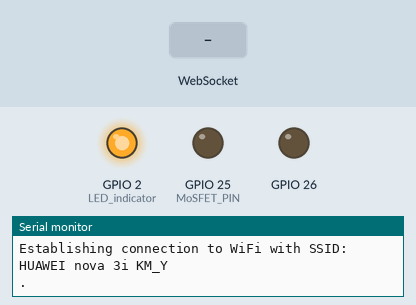
Simulated run of this sketch. Board: ESP32. On the bench: output pins drawn as LEDs (lit = HIGH), the last lines printed to the serial monitor. Inputs (shaded band) come from the test bench. WiFi joins after 1.5 s; servers stay silent unless stated.

Above: at 1.1 s.
At 3.2 s:
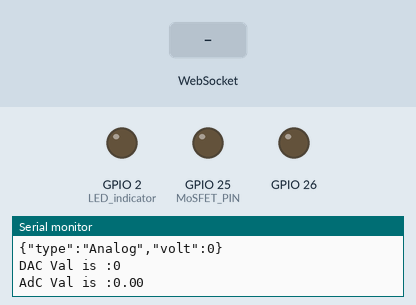
3.3 s: WebSocket text "1" received
Timing chart, 0 to 6.3 s (numbered marks = the images above; inputs shaded):
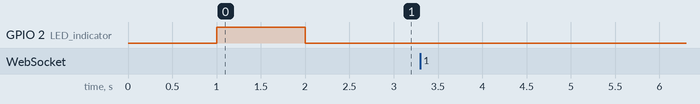

The sketch:

ctrl_sftW_MoS.ino
```cpp
#include <WiFi.h>

#include <Server.h>
#include <WiFiClient.h>
#include <WebServer.h>
#include "WebSocketsServer.h"

#include "driver/dac.h"
#include <ArduinoJson.h>

#include "prog_config.h"


///////////////////////////////////////////////////////////////////////////////////////////////////////////////////////////////////////////////////////////////////////

WebServer server(80);                                 // the server uses port 80 (standard port for websites)
WebSocketsServer webSocket(81);                       // the webSocket uses port 81 (standard port for updates)

///////////////////////////////////////////////////////////////////////////////////////////////////////////////////////////////////////////////////////////////////////

String webpage = "<!DOCTYPE html><html lang=\"en\"><head><title>MoS Volt Ctrl</title></head><style>h1{ text-align:center; } p { text-align:center; } #p1 { color: #ff8400;text-align: center;      font-weight: bold;      font-style: oblique;    }    #BTN_SEND_BACK {      border: 50%%;      border-radius: 15px;      background-color: #85bef7;      color: rgb(0, 0, 0);      padding: 15px 32px;      text-align: center;      text-decoration: none;      font-weight: bolder;      display: inline-block;      font-size: 16px;      margin: 4px 2px;      cursor: pointer;    }    .slider {      -webkit-appearance: none;      width: 70%%;      height: 15px;      border-radius: 25px;      background: #8ee3fd;      outline: none;      opacity: 0.7;      -webkit-transition: 0.2s;      transition: opacity 0.2s;      margin: 240px;    }    .slider::-webkit-slider-thumb {      -webkit-appearance: none;      appearance: none;      width: 15px;      height: 25px;      border-radius: 15%%;      background: #ff8400;      cursor: pointer;    }    .slider::-moz-range-thumb {      width: 25px;      height: 25px;      border-radius: 50%;      background: #046daa;      cursor: pointer;    }  </style>  <body style=\"background-color: #150e0e\">    <span style=\"color: #85bef7\">      <h1>MOSFET Voltage Control (ESP-32)</h1>  <p>The current voltage is : <span id=\"volt1\">-</span></p> <div class=\"slidecontainer\">  <input  type=\"range\"  min=\"0\" max=\"255\"   value=\"0\" class=\"slider\" id=\"voltage_Range\" /> <p id=\"p1\">The slider voltage is : <span id=\"volt2\">-</span></p> <p id=\"p2\"><button type=\"button\" id=\"BTN_SEND_BACK\">send</button></p> </div> </span>  </body>  <script>    var Socket;    document      .getElementById(\"BTN_SEND_BACK\")      .addEventListener(\"click\", button_send_back);    var slider = document.getElementById(\"voltage_Range\");    var output = document.getElementById(\"volt2\");    var isShow = true;    output.innerHTML = slider.value;    update = () => {      output.innerHTML = (slider.value / 255) * 3.3;      console.log(slider.value);    };    slider.addEventListener(\"input\", update);    function init() {      Socket = new WebSocket(\"ws://\" + window.location.hostname + \":81/\");      Socket.onmessage = function (event) {        processCommand(event);      };    }    function button_send_back() {      var msg = {        type: \"Digi\",        value: slider.value,      };      Socket.send(JSON.stringify(msg));    }    function processCommand(event) {      var obj = JSON.parse(event.data);      document.getElementById(\"volt1\").innerHTML = obj.volt;      console.log(ob.type, \" , \", obj.volt);    }    window.onload = function (event) {      init();    };  </script></html>";
unsigned long hardware_ADC_Millies = 0;
unsigned long Web_event_init_Millies = 0;

float ADC_val;


///////////////////////////////////////////////////////////////////////////////////////////////////////////////////////////////////////////////////////////////////////

void setup() {
  // put your setup code here, to run once:

  /////////////////////////////////////////////////////////////////////////////////

  pinMode(MoSFET_PIN, OUTPUT);
  pinMode(analog_OUT_FEEDBACK, INPUT);   //set the GPIO-26 as output
  analogSetWidth(4095);
  Serial.begin(115200);

  WiFi.begin(ssid, password);
  Serial.println("Establishing connection to WiFi with SSID: " + String(ssid));

  com_check();

  server.on("/", []()
    {
      server.send(200, "text/html", webpage);
    }
  );

  server.begin();
  webSocket.begin();
  webSocket.onEvent(webSocketEvent);

  /////////////////////////////////////////////////////////////////////////////////


}

void loop() {
  // put your main code here, to run repeatedly:

  server.handleClient();                              // Needed for the webserver to handle all clients
  webSocket.loop();

  unsigned long now = millis();

  /////////////////////////////////////////////////////////////////////////////////////

  if ((unsigned long)(now - hardware_ADC_Millies) > ADC_interval){
    ADC_val = ADC_read_Val();
    hardware_ADC_Millies = now;
  }

  /////////////////////////////////////////////////////////////////////////////////////

  /////////////////////////////////////////////////////////////////////////////////////

  if ((unsigned long)(now - Web_event_init_Millies) > WEB_interval){

    Send_info_Json(ADC_val);

    Serial.print("DAC Val is :");
    Serial.println(DAC_vaue);
    Serial.print("AdC Val is :");
    Serial.println(mosfet_voltage);


    Web_event_init_Millies = now;
  }

  /////////////////////////////////////////////////////////////////////////////////////

}

void Send_info_Json(float ADC_val){

  String jsonString = "";
  StaticJsonDocument<200> doc;                      // create a JSON container
  JsonObject object = doc.to<JsonObject>();

  object["type"] = "Analog";
  object["volt"] = mosfet_voltage;
  serializeJson(doc, jsonString);                   // convert JSON object to string
  Serial.println(jsonString);                       // print JSON string to console for debug purposes (you can comment this out)
  webSocket.broadcastTXT(jsonString);
}
```

prog_config.cpp
```cpp
#include "esp32-hal-adc.h"
#include "esp32-hal.h"
//config file
#include "esp32-hal-gpio.h"
#include "Server.h"
#include <WiFi.h>
#include "WebSocketsServer.h"
#include <ArduinoJson.h>

#define MoSFET_PIN 25            //DAC0
#define analog_OUT_FEEDBACK 32    //ADC 0
#define LED_indicator 2           // Wifi connection status LED (on board)

#define ADC_interval 1000            //for millies 1sec <-::-> It can also used for std-interval between data collection
#define WEB_interval 2000

uint8_t DAC_vaue;

float mosfet_voltage;

volatile int myADC;


static const String ssid = "HUAWEI nova 3i KM_Y";
static const String password = "1@#_s-27R93";


//////////////////////////////////////////////////////////////////////////////////////////////////////////////////////////////////////////////////////

void com_check(void){
  pinMode(LED_indicator, OUTPUT);
  while (WiFi.status() != WL_CONNECTED) {
    delay(1000);
    Serial.print(".");
    bool led_indicaror_state = digitalRead(LED_indicator);
    digitalWrite(LED_indicator,(1^led_indicaror_state));

  }

  Serial.print("Connected to network with IP address: ");
  Serial.println(WiFi.localIP());
}

//////////////////////////////////////////////////////////////////////////////////////////////////////////////////////////////////////////////////////

float ADC_read_Val(void){
  volatile uint16_t feedback_val;
  volatile uint16_t constrain_feedback_val = (feedback_val/4095)*3.3; //75% of 4095 (12bit adc)<-::-> 75% of 3.3 aprox => 2.5

  return ((feedback_val/4095)*3.3);

}

//////////////////////////////////////////////////////////////////////////////////////////////////////////////////////////////////////////////////////

void webSocketEvent(byte num, WStype_t type, uint8_t * payload, size_t length){

  ///////////////////////////////////////////////////////////////////////////////////////////////////////////////////////////////

  switch (type) {                                     // switch on the type of information sent
    case WStype_DISCONNECTED:                         // if a client is disconnected, then type == WStype_DISCONNECTED
      Serial.println("Client " + String(num) + " disconnected");
      break;

    case WStype_CONNECTED:                            // if a client is connected, then type == WStype_CONNECTED
      Serial.println("Client " + String(num) + " connected");
      // optionally you can add code here what to do when connected
      break;

    ////////////////////////////////////////////////////////////////////////////////////////////////////////////////////////////////

    case WStype_TEXT:                                 // if a client has sent data, then type == WStype_TEXT
      // try to decipher the JSON string received
      StaticJsonDocument<200> doc;                    // create a JSON container
      DeserializationError error = deserializeJson(doc, payload);

      if (error) {
        Serial.print(F("deserializeJson() failed: "));
        Serial.println(error.f_str());
        return;
      }

      ////////////////////////////////////////////////////////////////////////////////////////////////////////////////////////////////

      else {
        // JSON string was received correctly, so information can be retrieved:
        const char* in_type = doc["type"];
        DAC_vaue = doc["value"];
        dacWrite(26,DAC_vaue);
        dacWrite(26,DAC_vaue);
        myADC = analogRead(32);
        dacWrite(26,DAC_vaue);
        mosfet_voltage = (myADC*(3.3/4045));
        //Serial.println((analogRead(32))*(3.3/4095));
        delay(3000);

      }

      ////////////////////////////////////////////////////////////////////////////////////////////////////////////////////////////////

      Serial.println("");
      break;
  }

  ////////////////////////////////////////////////////////////////////////////////////////////////////////////////////////////////

}
```

prog_config.h
```cpp
//config file
#include "esp32-hal-gpio.h"
#include "Server.h"
#include <WiFi.h>
#include "WebSocketsServer.h"
#include <ArduinoJson.h>

#define MoSFET_PIN 25           //DAC0
#define analog_OUT_FEEDBACK 32    //ADC 0
#define LED_indicator 2           // Wifi connection status LED (on board)

#define ADC_interval 1000            //for millies 1sec <-::-> It can also used for std-interval between data collection
#define WEB_interval 2000

extern uint8_t DAC_vaue;

extern float mosfet_voltage;


static const String ssid = "HUAWEI nova 3i KM_Y";
static const String password = "1@#_s-27R93";


//////////////////////////////////////////////////////////////////////////////////////////////////////////////////////////////////////////////////////

void com_check(void);

//////////////////////////////////////////////////////////////////////////////////////////////////////////////////////////////////////////////////////

float ADC_read_Val(void);

//////////////////////////////////////////////////////////////////////////////////////////////////////////////////////////////////////////////////////

void webSocketEvent(byte num, WStype_t type, uint8_t * payload, size_t length);
```
